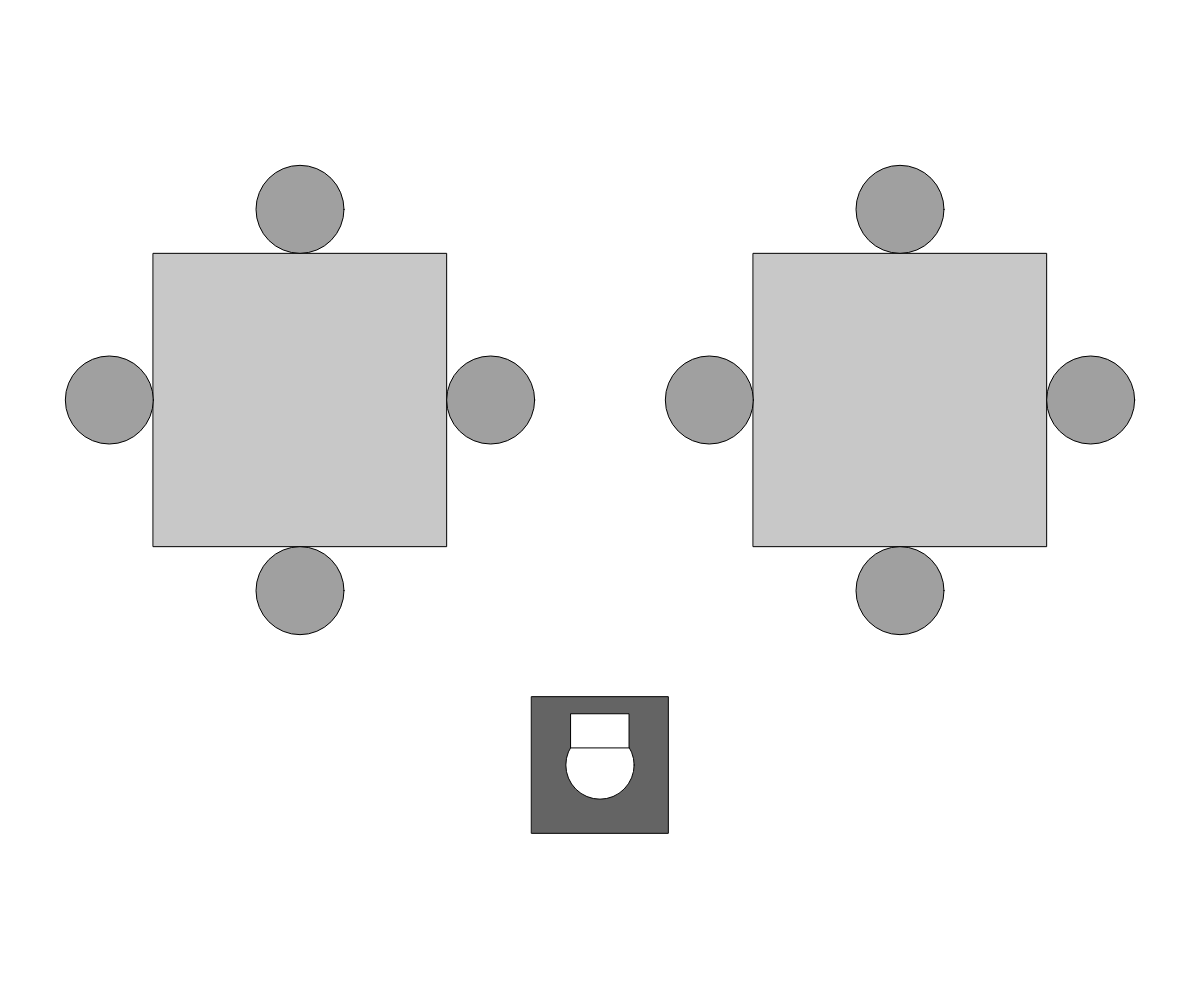
Frame 1 (no input)
Frame 2 (the mouse pressed at the canvas centre, redrawn once): identical to frame 1, image omitted

The p5.js sketch that drew this single still picture (run headless with seeded random() and noise() and a simulated clock; the mouse was pressed at the canvas centre and the sketch redrawn once):

// p5.js sketch
// ── sketch.js
function setup() {
  createCanvas(windowWidth, windowHeight);
  noLoop();
}

function draw() {
  background(255);

  let padding = 80;
  let squareSize = (width - padding * 4) / 3;
  drawTable(
    width / 4 - squareSize / 2,
    (2 * height) / 5 - squareSize / 2,
    squareSize
  );
  drawTable(
    (3 * width) / 4 - squareSize / 2,
    (2 * height) / 5 - squareSize / 2,
    squareSize
  );

  let stallSize =
    (min(width - padding * 2, height - padding * 2 - squareSize) / 2) * 0.5; // Further reduced stall size
  drawToilet(width / 2, (5 * height) / 6 - stallSize / 2, stallSize);
}

// ── classes.js
class Alignment {
  constructor(name, compatibilityMatrix) {
    this.name = name;
    this.compatibilityMatrix = compatibilityMatrix;
  }
}

class Character {
  constructor(alignment, startOrder) {
    this.alignment = alignment;
    this.seat = null;
    this.relationships = [];
    this.startOrder = startOrder;
  }

  chooseSeat(tables) {
    // Logic for choosing a seat based on alignment and relationships
  }

  converseWith(otherCharacter) {
    // Logic for conversation
  }
}

class Relationship {
  constructor() {
    this.score = 3; // Default score
    this.history = [];
  }

  updateScore(newScore) {
    this.history.push(this.score);
    this.score = newScore;
  }
}

class Memory {
  constructor(character) {
    this.character = character;
    this.pastConversations = [];
  }

  remember(conversation) {
    this.pastConversations.push(conversation);
  }
}

class Table {
  constructor(position) {
    this.characters = [];
    this.position = position;
  }

  addCharacter(character) {
    this.characters.push(character);
  }
}

class Conversation {
  constructor(characters, topic) {
    this.characters = characters;
    this.topic = topic;
    this.outcome = null;
    this.summary = "";
  }
}

class Turn {
  constructor(state, order, characters) {
    this.state = state; // 'choosingSeats' or 'conversing'
    this.order = order; // 'random', 'same', 'custom'
    this.entranceOrder = []; // order that characters walk in
    this.characters = characters;
  }

  generateEntranceOrder(order) {
    this.entranceOrder = "results";
  }
}

class Game {
  constructor(turn, characters, furniture) {
    this.turn = new Turn(s);
    this.characters = characters;
    this.furniture = furniture;
  }

  startNewTurn() {
    // Logic to start a new turn
  }

  startNewGame() {
    // Logic to restart game state
  }
}

// ── scene.js
function drawTable(x, y, size) {
  fill(200);
  rect(x, y, size, size);

  let seatDiameter = size * 0.3;
  fill(160);
  ellipse(x + size / 2, y - seatDiameter / 2, seatDiameter);
  ellipse(x + size / 2, y + size + seatDiameter / 2, seatDiameter);
  ellipse(x - seatDiameter / 2, y + size / 2, seatDiameter);
  ellipse(x + size + seatDiameter / 2, y + size / 2, seatDiameter);
}

function drawToilet(centerX, centerY, stallSize) {
  fill(100);
  rect(centerX - stallSize / 2, centerY - stallSize / 2, stallSize, stallSize);

  let toiletRadius = stallSize * 0.25;
  let toiletRectWidth = toiletRadius * 1.7;
  let toiletRectHeight = toiletRadius;

  fill(255);
  ellipse(centerX, centerY, toiletRadius * 2);
  fill(255);
  rect(
    centerX - toiletRectWidth / 2,
    centerY - toiletRadius - toiletRectHeight / 2,
    toiletRectWidth,
    toiletRectHeight
  );
}
